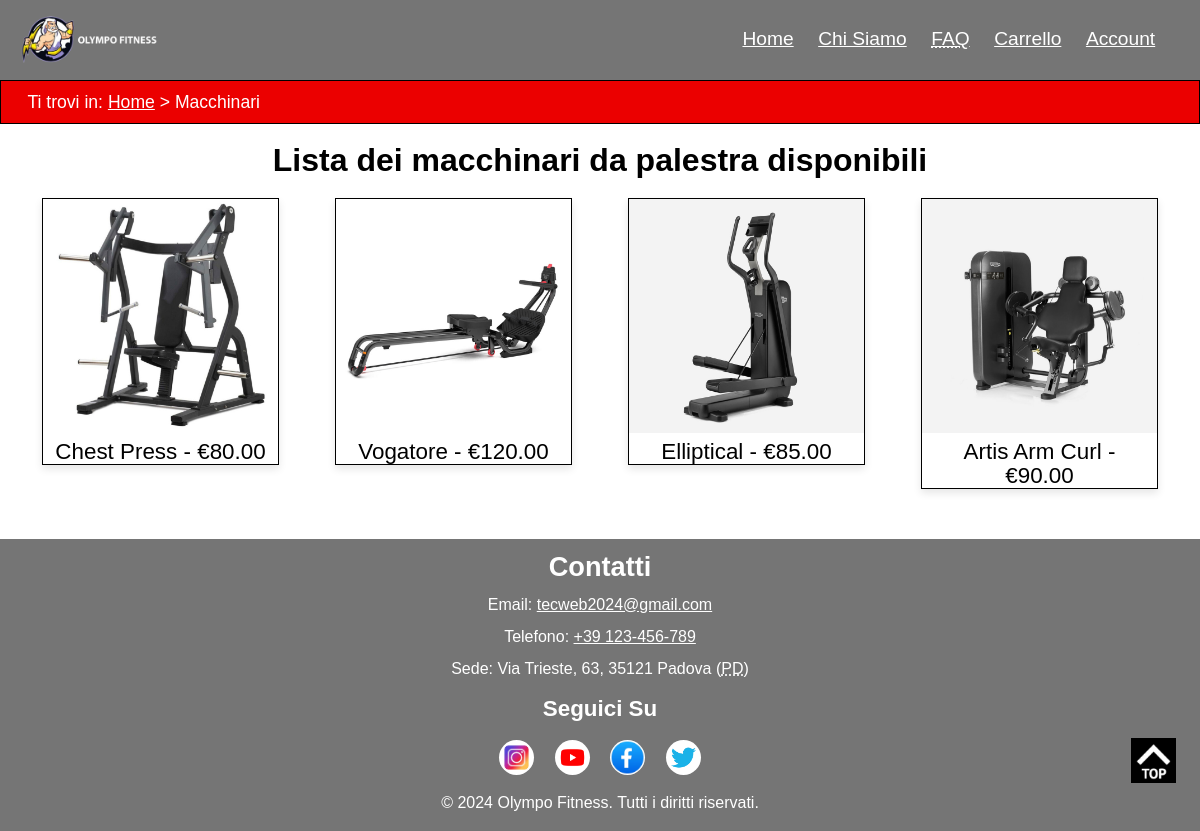
Page /macchinari.php on the earlier database version.
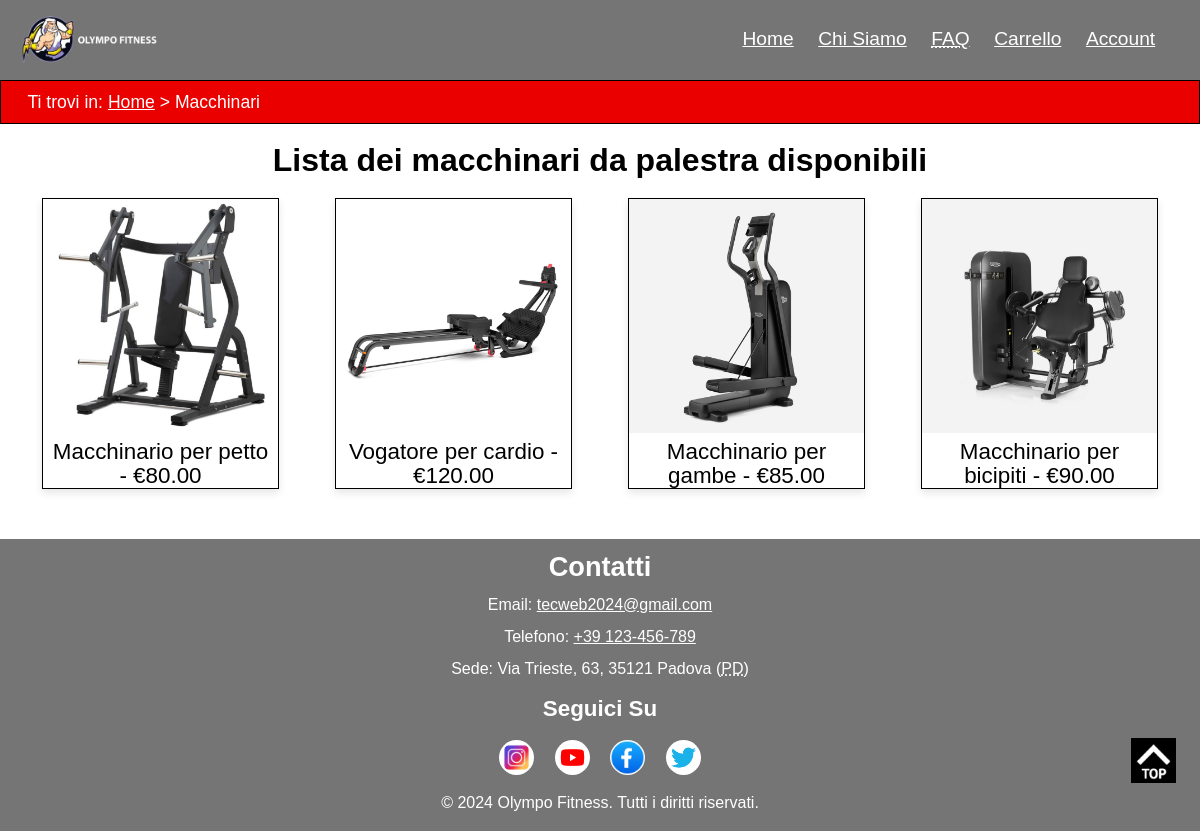
Same page on the later database version.
### tables this page shows
CREATE TABLE `prodotto` (
  `ID` int(10) UNSIGNED NOT NULL,
  `nome` varchar(200) NOT NULL,
  `immagine1` varchar(100) DEFAULT NULL,
  `immagine2` varchar(100) DEFAULT NULL,
  `immagine3` varchar(100) DEFAULT NULL,
  `immagine4` varchar(100) DEFAULT NULL,
  `categoria` int(5) UNSIGNED NOT NULL,
  `keywords` varchar(200) DEFAULT NULL,
  `prezzo` decimal(5,2) UNSIGNED NOT NULL,
  `peso` varchar(100) NOT NULL,
  `dimensione` varchar(200) NOT NULL,
  `colore` varchar(100) DEFAULT NULL,
  `volume` varchar(100) DEFAULT NULL,
  `materialeUtilizzato` varchar(100) DEFAULT NULL,
  `quantita` int(255) UNSIGNED NOT NULL,
  `descrizione` text NOT NULL,
  `marca` int(20) UNSIGNED NOT NULL,
  `alt` varchar(75) NOT NULL
);

### connection.php (called while the page is built, shortened)
<?php
class DBAccess {
    private $connection;
    public function openDBConnection(){
        $this->connection = mysqli_connect(
            self::HOST_DB,
            self::USERNAME,
            self::PASSWORD,
            self::DATABASE_NAME
        );
        if(mysqli_connect_errno()) {
            echo "Errore di connessione al database: " . mysqli_connect_error();
            return false;
        } else {
            return true;
        }
    }
    public function getMacchinariFromDatabase() {
    $macchinari = array();
    $query = "SELECT ID,nome,immagine1,prezzo,alt FROM prodotto WHERE categoria=4";
    $result = mysqli_query($this->connection, $query) or die("Errore nell'accesso al database" .mysqli_error($this->connection));
    if ($result && $result->num_rows > 0) {
        while ($row = $result->fetch_assoc()) {
            $macchinari[] = $row;
        }
    } else {
        $macchinari = array();
    }
    return $macchinari;
    }
}
?>

### macchinari.php (the view, shortened to what this page needs)
<?php
require_once "connection.php";
$paginaHTML = file_get_contents("templates/macchinariTemplate.html");
$connection = new DBAccess();
    $stringaMacchine = '<ul id="products_Container">';
    if ($connection->openDBConnection()) {
        $listaMacchine = $connection->getMacchinariFromDatabase();
        if ($listaMacchine != null) {
            foreach ($listaMacchine as $macchine) {
                $stringaMacchine .= '<li><a href="prodotto.php?id=' . $macchine["ID"] . '"><img src="' . $macchine["immagine1"] . '" alt="' . $macchine["alt"] . '"><p>' . $macchine["nome"] . ' - €' . $macchine["prezzo"] . '</p></a></li>';
            }
        }   else {
            $stringaMacchine .= "<li>Non sono presenti accessori</li>";
        }
    } else {
        $stringaMacchine .= "<li>I sistemi sono momentaneamente fuori servizio, ci scusiamo per il disagio</li>";
    }
        $stringaMacchine .= '</ul>';
$paginaHTML = str_replace("{macchinari}", $stringaMacchine, $paginaHTML);
echo $paginaHTML;
?>

Differences in the rows shown:
changed prodotto: nome "Chest Press" → "Macchinario per petto"
changed prodotto: nome "Vogatore" → "Vogatore per cardio"
changed prodotto: nome "Elliptical" → "Macchinario per gambe"
changed prodotto: nome "Artis Arm Curl" → "Macchinario per bicipiti"
